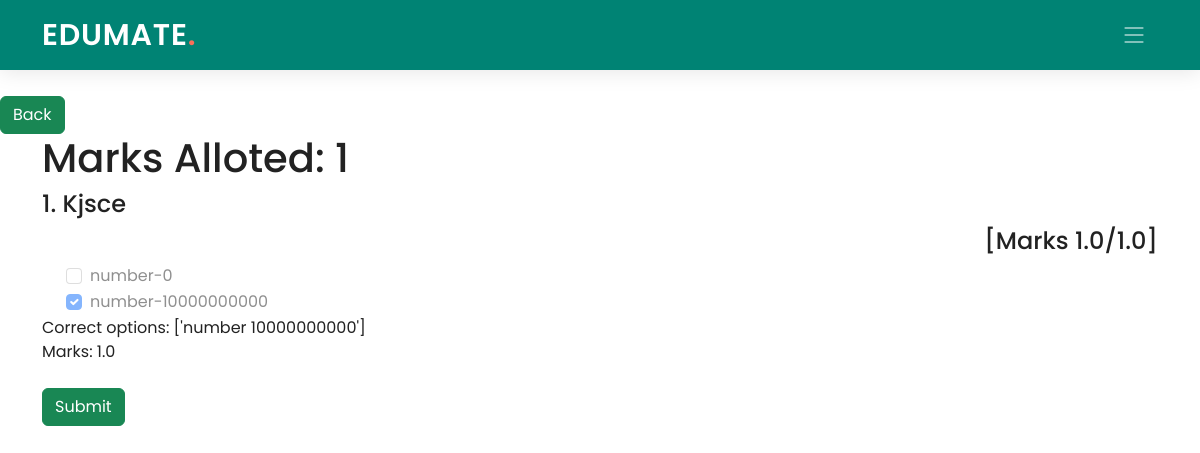
The app's page /student/1/classroom/DBVI84/quiz/review/1 with its own data.
### Teacher/models.py (models this page shows)
class Options(models.Model):
    question = models.ForeignKey('Question', on_delete=models.CASCADE, default=0)
    option_name = models.CharField(max_length=1000)
    correct = models.BooleanField(default=False)
    def __str__(self):
        return str(self.option_name)

class Question(models.Model):
    quiz = models.ForeignKey('Quiz', on_delete=models.CASCADE, default=0)
    question_name = models.CharField(max_length=1000)
    marks= models.PositiveIntegerField(null=True,default=0)
    def __str__(self):
        return str(self.question_name)

### Student/views.py (the view)
# urls.py: path('classroom/<pk2>/quiz/review/<pk3>', views.revquiz, name='review_quiz'),
def revquiz(request,pk,pk2,pk3):
    quiz = Quiz.objects.get(id = pk3)
    questions = Question.objects.filter(quiz=quiz)
    ops=[]
    answer = Quiz_marks.objects.get(quiz=quiz,student_id = pk)
    k=0
    for i in questions:
        options = Options.objects.filter(question=i)
        jsonDec = json.decoder.JSONDecoder()
        stud_res = jsonDec.decode(answer.student_responses)
        stud_res = stud_res[k]
        cor_res = jsonDec.decode(answer.correct_responses)
        cor_res = cor_res[k]
        num_cor = len(cor_res[0])
        indmarks = jsonDec.decode(answer.marks_breakup)
        indmarks = indmarks[k]
        ops.append([options,stud_res,cor_res,indmarks,num_cor])
        k+=1
    return render(request, 'Student/revquiz.html', {'pk': pk, 'pk2': pk2, 'quiz': ops,'total_marks':answer.total_marks})

### Student/templates/Student/revquiz.html (shortened to what this page needs)
{% extends './base_student.html' %}
{% load static %}
{% block content %}
<br><br>
<a class="btn btn-success" href="{% url 'quiz_stud' pk=pk pk2=pk2%}">Back</a>
<div class="container">
    <h1>Marks Alloted: {{total_marks}} </h1>
    <form class="form" autocomplete="off" onsubmit="return saveAns()"  action="" method="POST">
      {% for q in quiz %}
      <h4 class="text">{{ forloop.counter }}. {{q.0.0.question}}</h4><h4 style="text-align: right;">[Marks {{q.3}}/{{q.0.0.question.marks}}.0]</h4>
      {% with outercount=forloop.counter %}
          {% for op in q.0 %}
            <div class="form-check mx-4">
              {% if q.4 > 1 %}
              {% if op|slugify in q.1 %}
              <input class="form-check-input" type="checkbox" name="op_{{outercount}}" id="op_{{outercount}}" disabled checked>
              {% else %}
              <input class="form-check-input" type="checkbox" name="op_{{outercount}}" id="op_{{outercount}}" disabled>
              {% endif %}
              {% else %}
              {% if op|stringformat:"s" == q.1.0|stringformat:"s" %}
              <input class="form-check-input" type="checkbox" name="op_{{outercount}}" id="op_{{outercount}}" disabled checked>
              {% else %}
              <input class="form-check-input" type="checkbox" name="op_{{outercount}}" id="op_{{outercount}}" disabled>
              {% endif %}
              {% endif %}
              <label class="form-check-label" for="op_{{outercount}}" id="op_{{outercount}}">
                {{op|slugify }}
              </label>
            </div>
        {% endfor %}
        {% endwith %}
        <div>Correct options: {{q.2.0}}</div>
        <div>
          Marks: {{q.3}}
        </div>
          {% endfor %}
          <br>
          <input class="btn btn-success"   type="submit" value="Submit">
      </form>
    </div>
{% endblock content %}

### Edumate_app/static/Edumate_app/assets/css/index.css (style rules this page uses)
:root { --font-default: "Open Sans", system-ui, -apple-system, "Segoe UI", Roboto, "Helvetica Neue", Arial, "Noto Sans", "Liberation Sans", sans-serif, "Apple Color Emoji", "Segoe UI Emoji", "Segoe UI Symbol", "Noto Color Emoji"; --font-primary: "Poppins", sans-serif; --font-secondary: "Poppins", sans-serif; }
:root { --color-default: #222222; --color-primary: #008374; --color-secondary: #f85a40; }
:root { scroll-behavior: smooth; }
body { font-family: var(--font-primary); color: var(--color-default); }
a { color: var(--color-primary); text-decoration: none; }
h1, h2, h3, h4, h5, h6 { font-family: var(--font-primary); }

### records on screen
Options: question.question_name "Kjsce", question.marks "1", option_name "number-0"
Options: option_name "number-10000000000"

### other values on screen
{{ total_marks }} "1"
{{ q.3 }} "1.0"
{{ q.2.0 }} "['number 10000000000']"
